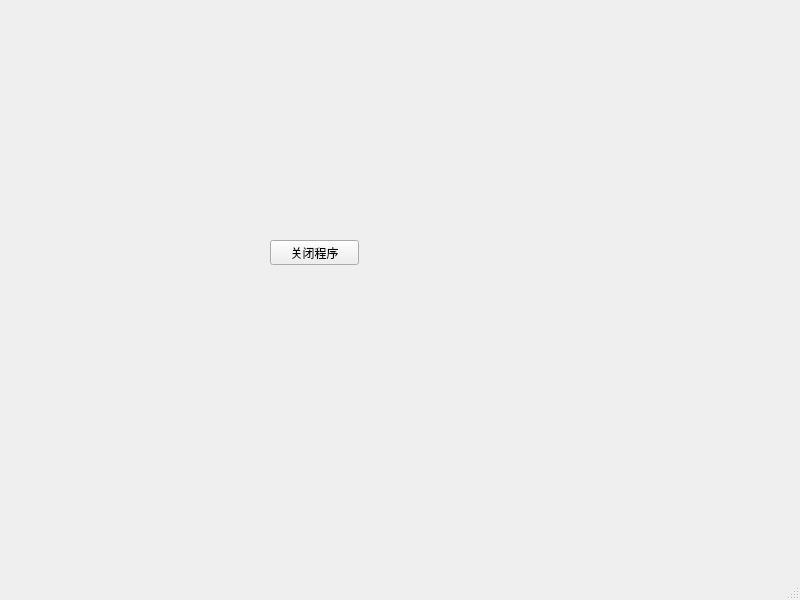
<?xml version="1.0" encoding="UTF-8"?>
<ui version="4.0">
 <class>MainWindow</class>
 <widget class="QMainWindow" name="MainWindow">
  <property name="geometry">
   <rect>
    <x>0</x>
    <y>0</y>
    <width>800</width>
    <height>600</height>
   </rect>
  </property>
  <property name="windowTitle">
   <string>MainWindow</string>
  </property>
  <widget class="QWidget" name="centralwidget">
   <widget class="QPushButton" name="buttonClose">
    <property name="geometry">
     <rect>
      <x>270</x>
      <y>240</y>
      <width>89</width>
      <height>25</height>
     </rect>
    </property>
    <property name="text">
     <string>关闭程序</string>
    </property>
   </widget>
  </widget>
  <widget class="QMenuBar" name="menubar">
   <property name="geometry">
    <rect>
     <x>0</x>
     <y>0</y>
     <width>800</width>
     <height>28</height>
    </rect>
   </property>
  </widget>
  <widget class="QStatusBar" name="statusbar"/>
 </widget>
 <resources/>
 <connections/>
</ui>
